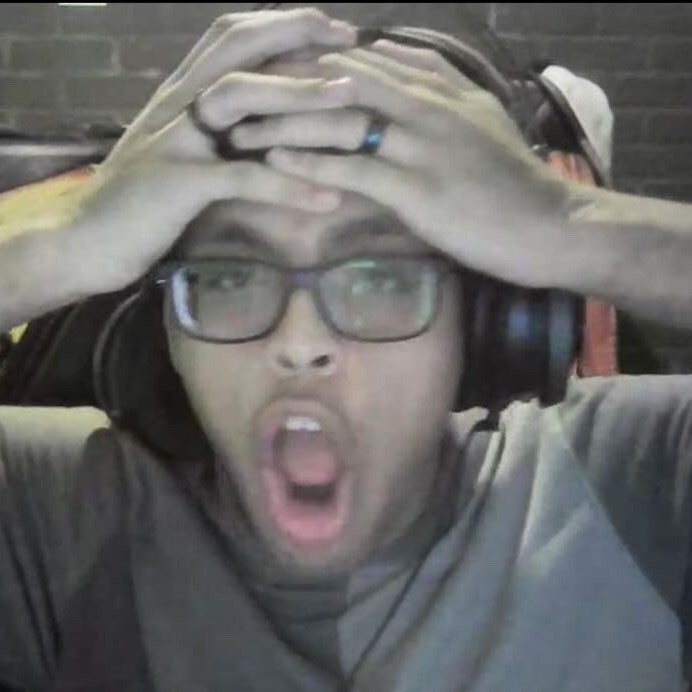
#> input picture elijah.png, 692 x 692 px
$ python alpha.py ../elijah.png
#> lines starting #> are read from the running program, lines starting #| are printed output that depends on the picture
from PIL import Image
import sys
from pathlib import Path
import numpy as np

if len(sys.argv) < 2:
    print("Usage: convert file1 [file2] [file3]...")

paths = [Path(s) for s in sys.argv[1:]]

for path in paths:
     if path.suffix != ".png": continue

     image = Image.open(path)
#> image is the input picture: PIL image 692x692 RGBA; mean R, G, B, A 106.3, 105.9, 104.6, 255
     image = image.convert("RGBA")

     image_array = np.array(image)

     # Extract the RGBA channels
     r, g, b, a = image_array[:, :, 0], image_array[:, :, 1], image_array[:, :, 2], image_array[:, :, 3]
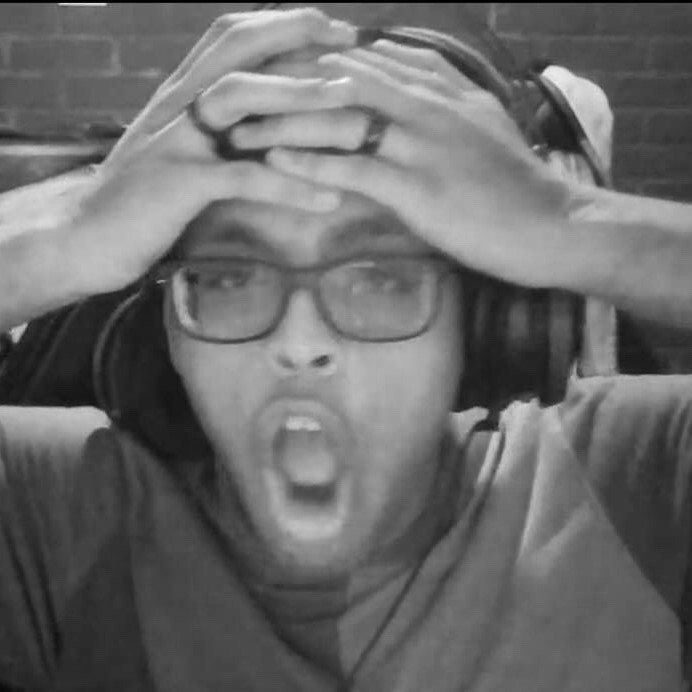
#> r: shape (692, 692); min 0, max 253, mean 106.3
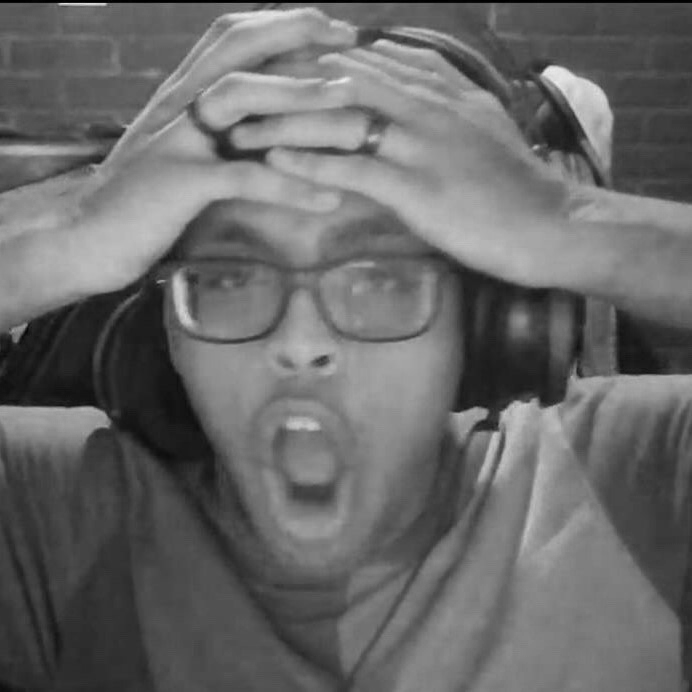
#> b: shape (692, 692); min 0, max 238, mean 104.6
#> a: shape (692, 692); every value is 255

     # Define the background color (e.g., white background)
     background_color = [255, 255, 255]  # White

     # Normalize the alpha channel to the range [0, 1]
     alpha_normalized = a / 255.0
#> alpha_normalized: shape (692, 692) float64; every value is 1

     # Blend the image with the background color using the alpha channel
     r_blended = (alpha_normalized * r + (1 - alpha_normalized) * background_color[0]).astype(np.uint8)
     g_blended = (alpha_normalized * g + (1 - alpha_normalized) * background_color[1]).astype(np.uint8)
     b_blended = (alpha_normalized * b + (1 - alpha_normalized) * background_color[2]).astype(np.uint8)

     # Stack the RGB channels to create the final image
     final_image_array = np.stack([r_blended, g_blended, b_blended], axis=-1)

     # Convert the array back to an image
     final_image = Image.fromarray(final_image_array)
     final_image.save(path)
